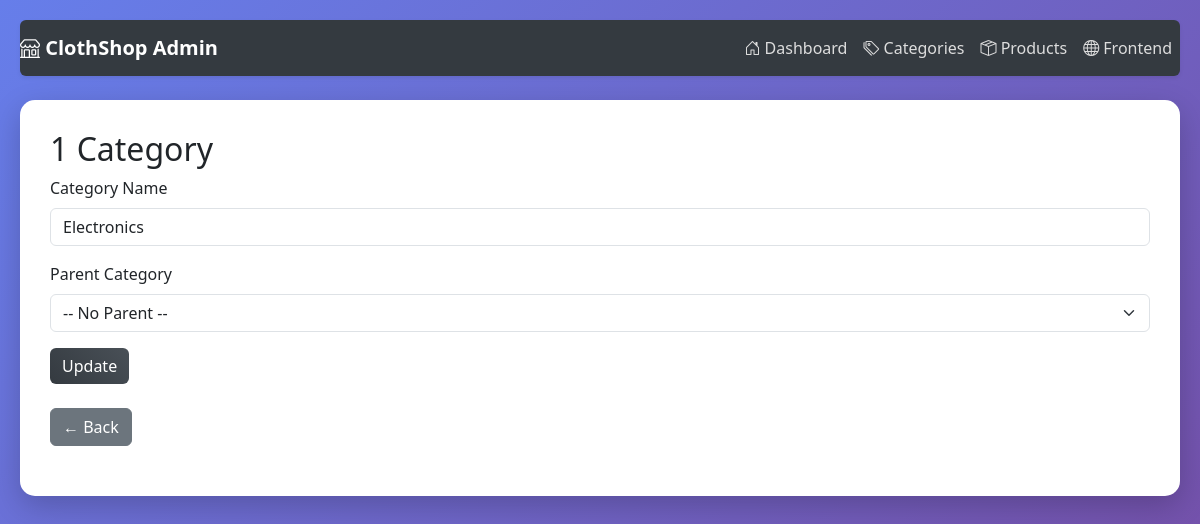
Screenshot of /admin/categories/edit/1 with the database file from the repository.
### models/category.py (models this page shows, shortened)
class Category(db.Model):
    __tablename__ = 'category'
    id = db.Column(db.Integer, primary_key=True)
    name = db.Column(db.String(50), nullable=False, unique=True)
    parent_id = db.Column(db.Integer, db.ForeignKey('category.id'), nullable=True)
    parent = db.relationship('Category', remote_side=[id], backref=db.backref('children', lazy=True))
    products = db.relationship('Product', backref='category', lazy=True)

### routes/products.py (the view, shortened to what this page needs)
@app.route('/admin/categories/edit/<int:id>', methods=['GET', 'POST'])
def edit_category(id):
    category = Category.query.get_or_404(id)
    categories = Category.query.filter(Category.id != id).all()  # exclude self from parent list
    return render_template('admin/edit_category.html', category=category, categories=categories)

### routes/products.py (called while the page is built)
@app.context_processor
def inject_categories():
    categories = Category.query.all()
    return dict(nav_categories=categories)

### templates/admin/edit_category.html (shortened to what this page needs)
{% extends "admin/base.html" %}
{% block content %}
<h2>{{ category.id if category else "Add" }} Category</h2>
<form method="POST">
    <div class="mb-3">
        <label for="name" class="form-label">Category Name</label>
        <input type="text" name="name" id="name" placeholder="Enter category name" value="{{ category.name if category else '' }}" required class="form-control">
    </div>
    <div class="mb-3">
        <label for="parent_id" class="form-label">Parent Category</label>
        <select name="parent_id" id="parent_id" class="form-select">
            <option value="" {% if not category or not category.parent_id %}selected{% endif %}>-- No Parent --</option>
        </select>
    </div>
    <button type="submit" class="btn btn-dark">{{ "Update" if category else "Add" }}</button>
</form>
<br>
<a href="{{ url_for('list_categories') }}" class="btn btn-secondary btn-back">← Back</a>
{% endblock %}

### templates/admin/base.html (style rules this page uses)
body { padding: 20px; font-family: 'Segoe UI', Tahoma, Geneva, Verdana, sans-serif; background: linear-gradient(135deg, #667eea 0%, #764ba2 100%); min-height: 100vh; }
.btn-back { margin-bottom: 20px; transition: all 0.3s; }
.btn-dark { background: linear-gradient(45deg, #343a40, #495057); border: none; transition: all 0.3s; }

### rows the page displays
Category: id "1", name "Electronics", parent_id "-- No Parent --"

### other values shown
{{ "Update" if category else "Add" }} "Update"
